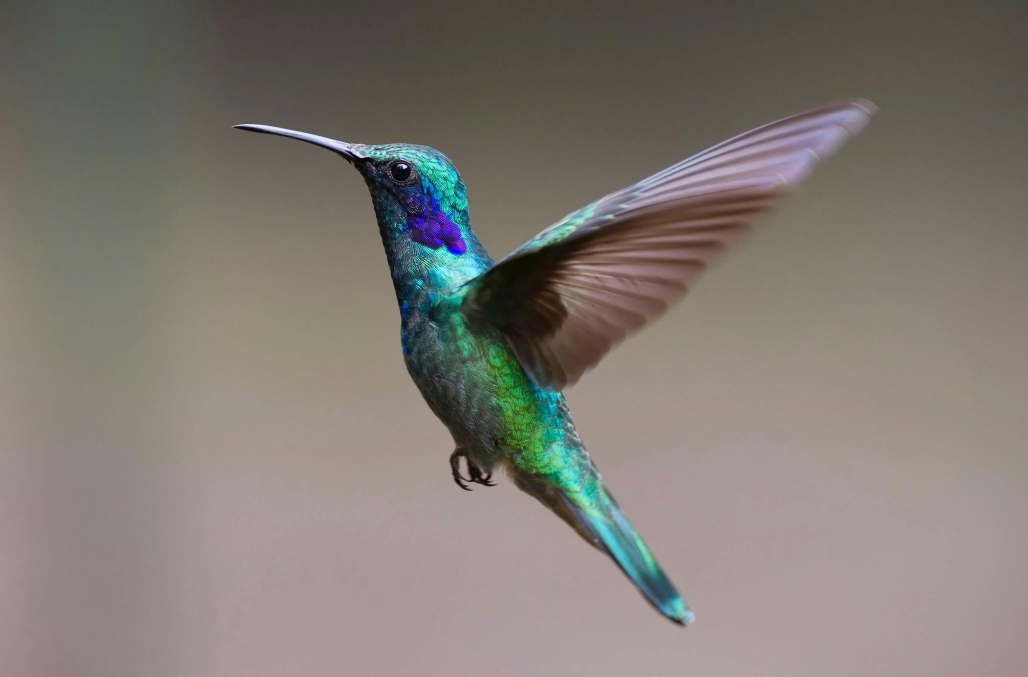
#> input picture openCV/data/bird.jpg, 3082 x 2031 px (shown at 1/3 size)
$ python thresholding.py
#> lines starting #> are read from the running program, lines starting #| are printed output that depends on the picture; after the words box and inside, x2 and y2 are one past the last pixel; in counts of white or black regions, pixels touching at a corner belong together
import os
import cv2 as cv

# Crop

img = cv.imread(os.path.join('.','data','bird.jpg'))
#> img is the input picture: shape (2031, 3082, 3); mean B, G, R 114.9, 121.9, 129.1
img = cv.resize(img, (920,680))
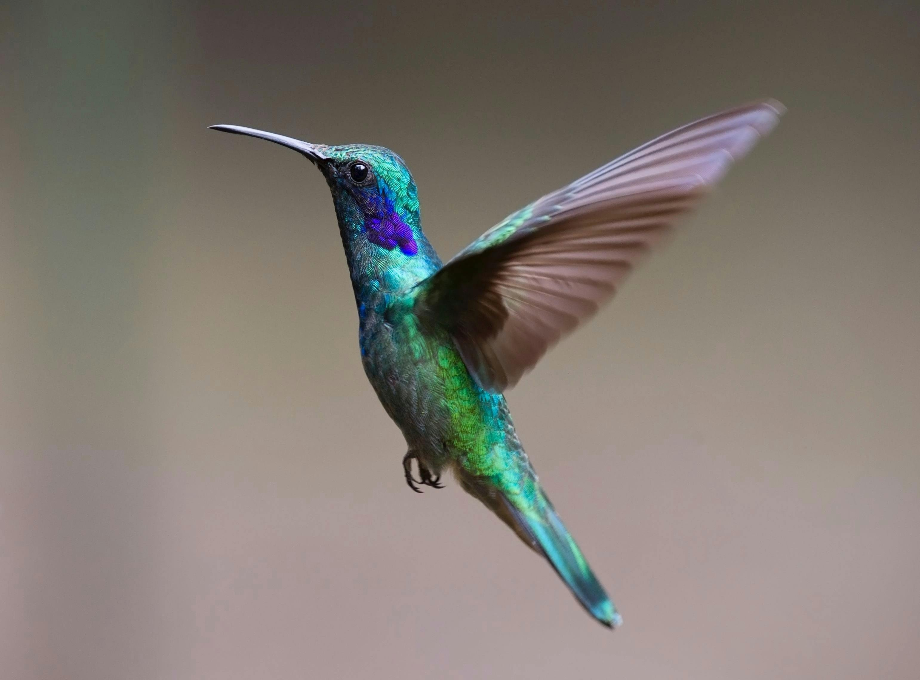
#> img: shape (680, 920, 3); mean B, G, R 114.9, 121.8, 129

img_gray = cv.cvtColor(img, cv.COLOR_BGR2GRAY)
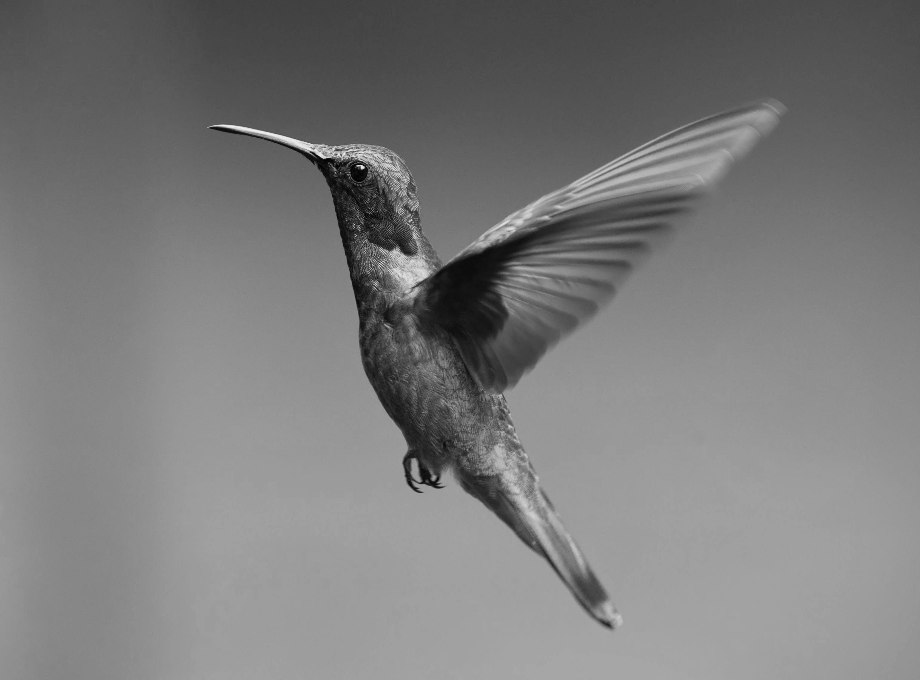
#> img_gray: shape (680, 920); min 1, max 240, mean 123.2
ret, thresh = cv.threshold(img_gray,80,255, cv.THRESH_BINARY)
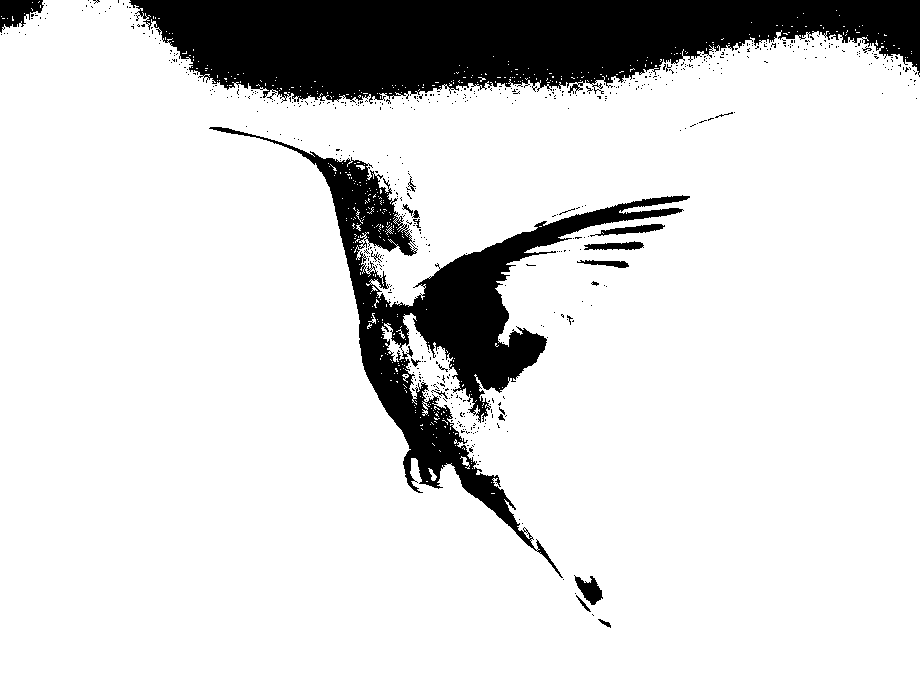
#> thresh: shape (680, 920); 85.6% white; 604 black regions (583 under 20 px), largest, box (x1, y1, x2, y2) and area: (129, 0, 920, 104) 55043, (209, 127, 690, 578) 31063, (0, 0, 44, 33) 867

thresh = cv.blur(thresh, (10,10))
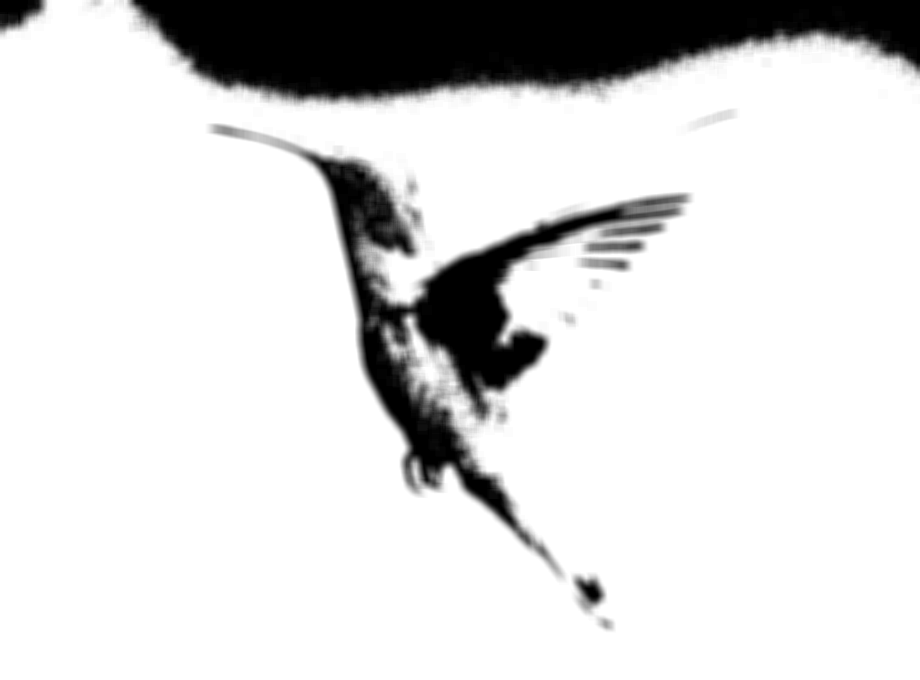
#> thresh: shape (680, 920); min 0, max 255, mean 218.1
ret, thresh = cv.threshold(img_gray,80,255, cv.THRESH_BINARY)

cv.imshow('img', img_gray)
cv.imshow('thresh', thresh)

cv.waitKey(0)
